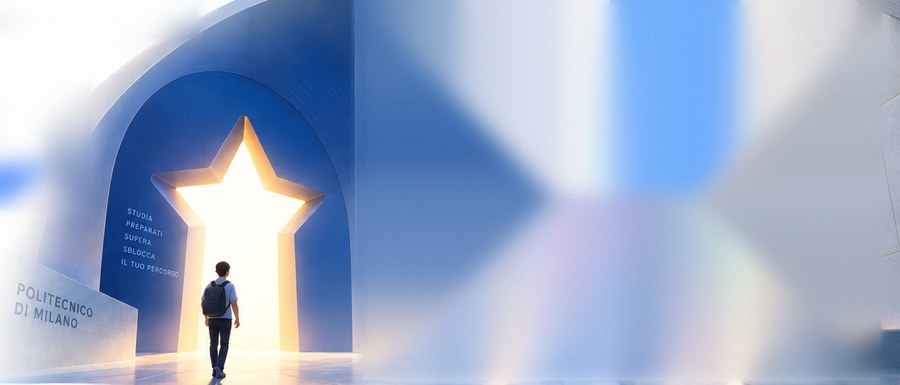
#> input picture OfaEnglish/strumenti/brand/schermate/p3/foto/45-hero.jpg, 900 x 385 px, given in place of 69B14B05-A388-40C2-A35E-FAA933D49A04.png, which was not available
$ python rifinisci.py
#> lines starting #> are read from the running program, lines starting #| are printed output that depends on the picture; after the words box and inside, x2 and y2 are one past the last pixel; in counts of white or black regions, pixels touching at a corner belong together; pictures that were not available may be replaced by others from this repository, and a replacement may not be noted
### OfaEnglish/strumenti/brand/logo/ottimizza.py
"""
Rifinisce i parametri del logo confrontando in continuazione il render con la reference.

Fasi:
  1. forme: piastrella e contorno della porta adattati alle maschere misurate sulla reference
     (sovrapposizione IoU, rasterizzazione rapida in Python);
  2. luce e colori: ogni parametro viene mosso, il logo reso in Chromium e confrontato con la
     reference; si tiene il passo solo se lo scarto scende (strategia evolutiva 1+1 con passo
     adattivo per parametro). L'errore è misurato sull'immagine intera e, per non far vincere
     le zone grandi, anche per regione (muro, pavimento, porta, fondo).

Ogni fase salva `storia.json` (lo scarto passo per passo), `parametri.json` e i confronti in
`confronti/` (reference | SVG | differenza), così si vede come il logo converge.

    python3 ottimizza.py              # tutte le fasi
    python3 ottimizza.py luce 3000    # solo luce e colori, 3000 prove
"""
from __future__ import annotations

import copy
import json
import math
import pathlib
import random
import sys
import time

import numpy as np
from PIL import Image, ImageDraw
from scipy import ndimage as ndi

QUI = pathlib.Path(__file__).resolve().parent
sys.path.insert(0, str(QUI.parent))
sys.path.insert(0, str(QUI))

from logo import LATO, PARAMETRI_INIZIALI, PARAMETRI, svg, carica  # noqa: E402
from render import Renderer, confronta  # noqa: E402

REFERENCE = QUI.parents[3] / "69B14B05-A388-40C2-A35E-FAA933D49A04.png"
CONFRONTI = pathlib.Path(__import__("os").environ.get("LOGO_CONFRONTI", QUI / "confronti"))
RIDOTTO = int(__import__("os").environ.get("LOGO_RIDOTTO", 314))  # lato del render durante l'ottimizzazione (1/4): veloce, abbastanza per luce e colori


def carica_reference():
    im = Image.open(REFERENCE).convert("RGB")
#> im is the input picture: PIL image 900x385 RGB; mean R, G, B 157.4, 174.1, 204.3
    a = np.asarray(im).astype(np.float64)
    R, G, B = a[..., 0], a[..., 1], a[..., 2]
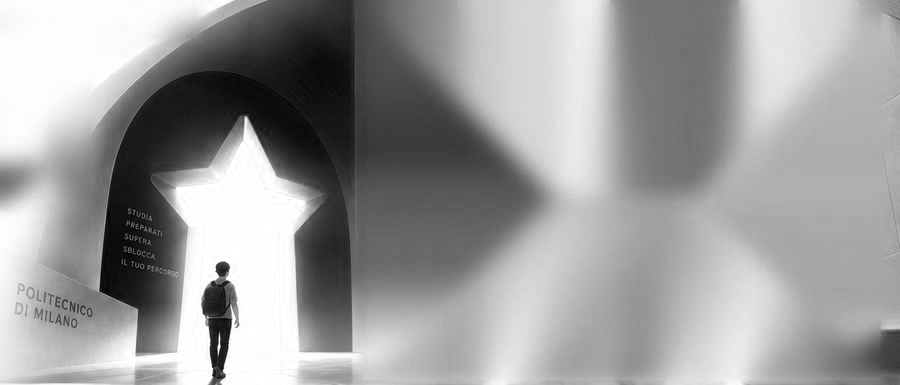
#> R: shape (385, 900) float64; min 0, max 255, mean 157.4
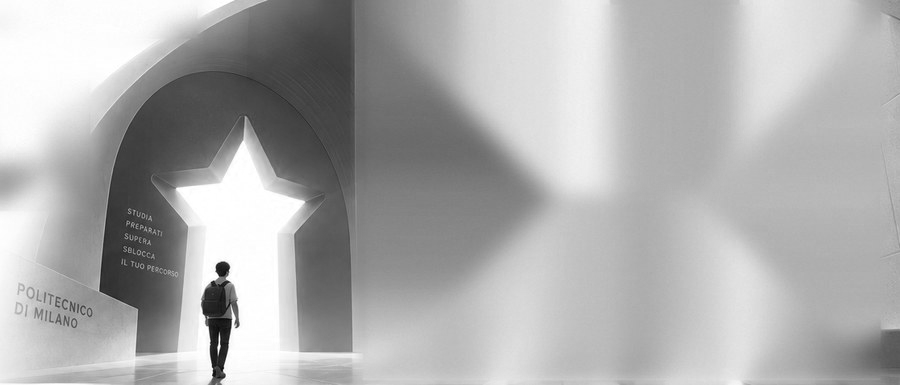
#> G: shape (385, 900) float64; min 5, max 255, mean 174.1
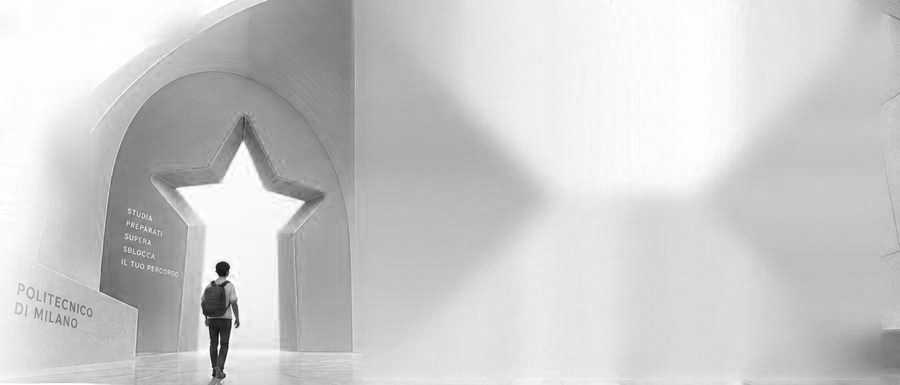
#> B: shape (385, 900) float64; min 0, max 255, mean 204.3
    blu = (B - R) > 50
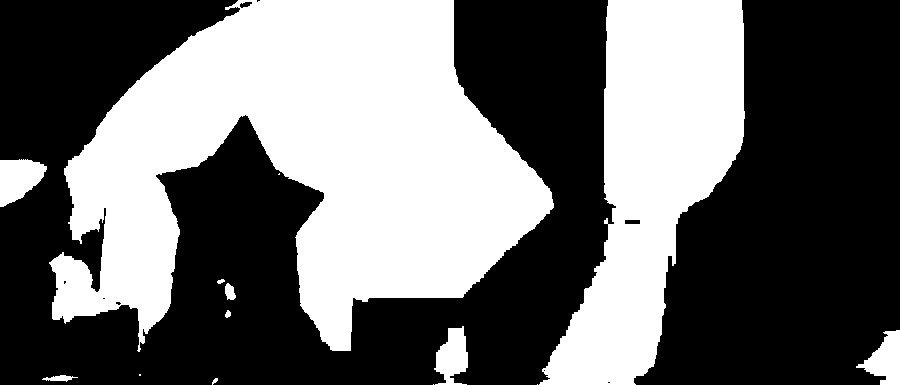
#> blu: shape (385, 900) bool; 41.9% white; 14 white regions (4 under 20 px), largest, box (x1, y1, x2, y2) and area: (49, 0, 554, 352) 98685, (539, 0, 745, 385) 42100, (0, 159, 47, 207) 1537
    piastrella = ndi.binary_fill_holes(ndi.binary_closing(blu, np.ones((15, 15))))
#> piastrella: shape (385, 900) bool; 41.1% white; 8 white regions (1 under 20 px), largest, box (x1, y1, x2, y2) and area: (49, 7, 554, 352) 98028, (542, 7, 745, 378) 40769, (434, 326, 468, 378) 1319
    porta = (~blu) & piastrella
#> porta: shape (385, 900) bool; 0.37% white; 56 white regions (41 under 20 px), largest, box (x1, y1, x2, y2) and area: (87, 265, 101, 292) 236, (99, 208, 106, 244) 96, (225, 7, 240, 17) 89
    porta[866:] = False
    porta = ndi.binary_opening(porta, np.ones((5, 5)))
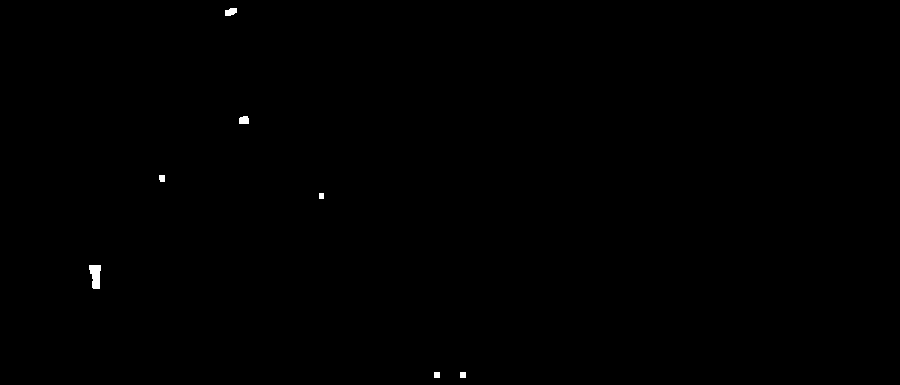
#> porta: shape (385, 900) bool; 0.15% white; 7 white regions, largest, box (x1, y1, x2, y2) and area: (89, 265, 101, 289) 218, (225, 8, 237, 16) 76, (239, 116, 249, 124) 73
    lab, n = ndi.label(porta)
#> lab: shape (385, 900) int32; 8 distinct labels, from 0 to 7
#> n = 7
    porta = lab == (1 + int(np.argmax(ndi.sum(porta, lab, range(1, n + 1)))))
#> porta: shape (385, 900) bool; 0.06% white; 1 white region, box (x1, y1, x2, y2) and area: (89, 265, 101, 289) 218
    return im, a, piastrella, porta


# ---------------------------------------------------------------- forme (fase 1)

# [38 lines left out: functions campiona_squircle, campiona_porta, rasterizza, not called in this run]


def iou(a, b):
    return (a & b).sum() / max(1, (a | b).sum())


# [106 lines left out: functions adatta, fase_forme, parametri_liberi, leggi, scrivi, not called in this run]


class Giudice:
    """Rende e misura. Pesa le regioni perché conti anche la porta, che è piccola ma è il logo."""

    # [12 lines left out: function __init__, not called in this run]

    def rendi(self, P, lato=RIDOTTO):
        s = svg(P).replace(f'width="{LATO}" height="{LATO}"', f'width="{lato}" height="{lato}"', 1)
        return np.asarray(self.r.svg(s, lato, lato, "white").convert("RGB")).astype(np.float64)

    # [102 lines left out: functions errore, salva_confronto, misura_facce, fase_luce, arrotonda_numeri, main, not called in this run]


# [2 lines that do not run on import are left out]

### OfaEnglish/strumenti/brand/logo/logo.py
"""
Il logo di AddiOFA — la porta a stella da cui entra la luce — costruito come scena 3D in SVG.

Niente ricalco: ogni pezzo è una forma geometrica con un nome e i suoi parametri, così il file
resta leggibile e modificabile a mano (colori, luce, profondità, raggio degli angoli).

La scena, in prospettiva centrale con punto di fuga V:
  1. ombra blu attorno alla piastrella, sul fondo bianco
  2. piastrella a angoli continui (squircle) che fa da cornice a tutto
  3. muro blu con la sua sfumatura e il riflesso della luce attorno alla porta
  4. pavimento, con il bagliore all'orizzonte e il fascio di luce che esce dalla porta
  5. porta a stella: vano luminoso in fondo e pareti interne (lo spessore del muro),
     ognuna con la sua sfumatura dalla luce (in fondo) al bordo (davanti)
  6. filo di luce sul bordo del taglio e bagliore che trabocca dal vano

Il punto di partenza e i numeri sono misurati sulla reference; `ottimizza.py` li rifinisce
confrontando in continuazione il render con l'immagine originale.

Versione misurata (`rifinisci.py`): la geometria resta quella della scena (contorno del taglio,
vano, soglia, linea curva tra muro e pavimento, tutti con i loro vertici e raggi), mentre la luce
di muro, pavimento, pareti del taglio e vano è una "maglia di sfumature": una griglia di nodi
colorati interpolata in modo bilineare, fatta con semplici sfumature lineari e maschere SVG.
Quando una zona ha la sua maglia, le sfumature disegnate a mano di quella zona non si disegnano
(restano nei parametri come versione "modello"). Sopra: filo di luce del taglio, bordo in rilievo
della piastrella e grana del materiale. Le varianti di colore si fanno con `ricolora_logo.py`.
"""
from __future__ import annotations

import json
import math
import pathlib

QUI = pathlib.Path(__file__).resolve().parent
import sys  # noqa: E402
sys.path.insert(0, str(QUI.parent))
from maglia import maglia_svg, righe_maglia  # noqa: E402,F401
LATO = 1254

# Vertici della porta sul muro, in senso orario dalla punta in alto (misurati sulla reference).
# P4 e P5 sono gli stipiti che arrivano al pavimento: lì la stella diventa porta.
NOMI_VERTICI = ["punta_alto", "incavo_dx", "punta_dx", "incavo_basso_dx", "stipite_dx",
                "stipite_sx", "incavo_basso_sx", "punta_sx", "incavo_sx"]
NOMI_FACCE = ["alto_dx", "braccio_dx_sopra", "braccio_dx_sotto", "stipite_dx",
              "soglia", "stipite_sx", "braccio_sx_sotto", "braccio_sx_sopra", "alto_sx"]

PARAMETRI_INIZIALI = {
    "piastrella": {"x0": 68.0, "y0": 69.0, "x1": 1186.0, "y1": 1187.0, "raggio": 262.0, "continuita": 0.78},
    "ombra": {"colore": [70, 120, 225], "opacita": 0.30, "sfocatura": 26.0, "dy": 10.0, "allarga": 6.0},
    "fondo": [253, 254, 253],
    "orizzonte": 866.0,
    # il muro è curvo: la linea dove incontra il pavimento si piega (scarto in px a sinistra, al centro, a destra)
    "curva": {"sx": 6.0, "mezzo": 0.0, "dx": -4.0},
    "muro": {
        "da": [2, 22, 72], "a": [36, 116, 232], "angolo": -40.0, "centro": 0.55, "meta": [12, 60, 160],
        "riflesso": {"colore": [70, 110, 200], "opacita": 0.45, "cx": 627.0, "cy": 560.0, "r": 420.0},
        # curvatura: il centro del muro sta più avanti, i lati si piegano indietro e prendono meno luce
        "curvatura": {"colore": [0, 10, 40], "ombra_sx": 0.35, "ombra_dx": 0.25, "centro": 0.52},
    },
    "pavimento": {
        "vicino": [60, 90, 170], "lontano": [8, 44, 125], "lato": [3, 30, 95],
        "bagliore": {"colore": [255, 214, 150], "opacita": 0.85, "cx": 622.0, "cy": 872.0, "rx": 420.0, "ry": 70.0},
        "fascio": {"colore": [255, 222, 170], "opacita": 0.80, "sx": 150.0, "dx": 1080.0, "sfocatura": 40.0,
                   "fine": [150, 140, 190], "fine_opacita": 0.35},
        "penombra": {"colore": [200, 180, 200], "opacita": 0.35, "sx": -150.0, "dx": 1400.0, "sfocatura": 70.0},
        "ambiente": {"colore": [120, 140, 210], "opacita": 0.25},
        # pavimento lucido: riflette muro e porta, schiacciati e sfocati, sempre meno man mano che ci si allontana
        "specchio": {"opacita": 0.55, "schiaccia": 0.9, "sfocatura": 6.0, "fine": 0.0, "distanza": 320.0},
        # raggi di luce che escono dalla porta: bordo alto sull'orizzonte, bordo basso in fondo alla piastrella
        "raggi": [
            {"alto": [470.0, 820.0], "basso": [350.0, 960.0], "colore": [253, 224, 160], "opacita": 0.55, "sfocatura": 25.0},
            {"alto": [760.0, 830.0], "basso": [860.0, 960.0], "colore": [253, 198, 130], "opacita": 0.45, "sfocatura": 15.0},
            {"alto": [440.0, 560.0], "basso": [330.0, 470.0], "colore": [192, 160, 168], "opacita": 0.35, "sfocatura": 25.0},
            {"alto": [620.0, 760.0], "basso": [600.0, 860.0], "colore": [253, 224, 160], "opacita": 0.30, "sfocatura": 20.0},
        ],
    },
    "porta": {
        "vertici": [[631, 271], [743, 471], [948, 520], [818, 676], [827, 866],
                    [416, 866], [429, 678], [310, 516], [502, 478]],
        "raggio": 16.0, "fuga": [640.0, 660.0], "profondita": 0.70, "spostamento": [0.0, 0.0],
        "vano": {"centro": [255, 253, 240], "bordo": [255, 238, 190], "r": 330.0},
        # per ogni faccia: colore verso il fondo (luce) e verso il muro (davanti)
        "facce": {
            "alto_dx": [[255, 228, 160], [220, 150, 90]],
            "braccio_dx_sopra": [[255, 232, 170], [214, 160, 110]],
            "braccio_dx_sotto": [[255, 220, 150], [230, 160, 100]],
            "stipite_dx": [[255, 215, 140], [235, 170, 110]],
            "soglia": [[255, 240, 200], [245, 205, 150]],
            "stipite_sx": [[255, 215, 140], [225, 160, 110]],
            "braccio_sx_sotto": [[255, 220, 150], [215, 150, 100]],
            "braccio_sx_sopra": [[255, 232, 170], [200, 150, 120]],
            "alto_sx": [[255, 228, 160], [205, 150, 110]],
        },
        # seconda sfumatura lungo ogni parete (da un vertice all'altro): colore e opacità
        "lungo": {nome: [[255, 240, 200], 0.0] for nome in NOMI_FACCE},
        "morbidezza": 3.0,  # sfocatura del bordo del vano: in fondo la luce non ha un bordo netto
        "smussatura": 4.0,  # gli spigoli tra le pareti interne sono curvi, non netti
        "filo": {"colore": [160, 180, 235], "opacita": 0.55, "spessore": 3.0,
                 # quanto si vede il filo su ogni lato del taglio (0-1), nell'ordine delle pareti
                 "lati": {nome: 1.0 for nome in NOMI_FACCE}},
        "trabocco": {"colore": [255, 230, 170], "opacita": 0.35, "sfocatura": 28.0},
    },
}


def esa(c) -> str:
    return "#%02x%02x%02x" % tuple(max(0, min(255, int(round(v)))) for v in c)


def f(v: float) -> str:
    return f"{v:.1f}".rstrip("0").rstrip(".")


# [44 lines left out: functions squircle, arrotonda, orizzonte_d, not called in this run]


def verso_fuga(p, V, s, spost=(0.0, 0.0)):
    return (V[0] + (p[0] - V[0]) * s + spost[0], V[1] + (p[1] - V[1]) * s + spost[1])


# [405 lines left out: functions proietta_stella, gradiente, riempi, poligoni_pareti, svg, not called in this run]


def _unisci(base, salvati):
    """I parametri salvati vincono; quelli nuovi del modello prendono il valore iniziale."""
    if isinstance(base, dict) and isinstance(salvati, dict):
        return {k: _unisci(base[k], salvati[k]) if k in salvati else base[k] for k in base} | \
               {k: v for k, v in salvati.items() if k not in base}
    return salvati


PARAMETRI = pathlib.Path(__import__("os").environ.get("LOGO_PARAMETRI", QUI / "parametri.json"))


def carica(percorso: pathlib.Path | None = None) -> dict:
    percorso = percorso or PARAMETRI
    iniziali = json.loads(json.dumps(PARAMETRI_INIZIALI))
    if percorso.exists():
        return _unisci(iniziali, json.loads(percorso.read_text()))
#> (reads OfaEnglish/strumenti/brand/logo/parametri.json from the repository)
    return iniziali


# [2 lines that do not run on import are left out]

### OfaEnglish/strumenti/brand/logo/rifinisci.py
"""
Rifinitura "misurata" del logo: invece di cercare a caso, legge la reference e ricava direttamente
le forme e le sfumature, così i bordi restano netti come nell'originale.

  1. contorni: il bordo esterno del taglio e il bordo del vano luminoso vengono ricavati dal
     contorno delle due maschere (una retta per lato, gli spigoli dove le rette si incontrano);
  2. pareti: per ogni parete interna della stella si cerca la direzione e i colori della sfumatura
     lineare che meglio riproduce i suoi pixel (minimi quadrati, 6 fermate);
  3. vano: parete di fondo e pavimento di fondo, ognuno con la sua sfumatura;
  4. luce sul pavimento: la stella proiettata sul pavimento da una luce dietro il muro (prospettiva
     vera: camera, muro, luce); si adattano posizione della luce e della camera alla forma della
     chiazza di luce nella reference.

    python3 strumenti/brand/logo/rifinisci.py
"""
from __future__ import annotations

import json
import math
import sys

import numpy as np
from PIL import Image, ImageDraw
from scipy import ndimage as ndi

from ottimizza import carica_reference, adatta, iou, arrotonda_numeri, PARAMETRI as P_FILE
from logo import carica, NOMI_FACCE, LATO
from maglia import adatta_maglia

import cv2


# [183 lines left out: functions contorno, retta, incrocio, adatta_poligono, _adatta_poligono, maschera_poligono and 5 more, not called in this run]


def main():
    im, a, m_piastrella, m_porta = carica_reference()
    P = carica()
    po = P["porta"]
    R, G, B = a[..., 0], a[..., 1], a[..., 2]
    # il taglio: la maschera della reference scarta le pareti illuminate di blu (lato sinistro).
    # Il bordo vero è il salto più netto tra muro e parete: spartiacque (watershed) sul gradiente,
    # partendo dal muro lontano dalla stella e dalle zone sicuramente dentro la stella.
    from skimage.filters import sobel
    from skimage.segmentation import watershed
    liscia = ndi.gaussian_filter(a, (1.0, 1.0, 0))
    bordo = sum(sobel(liscia[..., c]) for c in range(3))
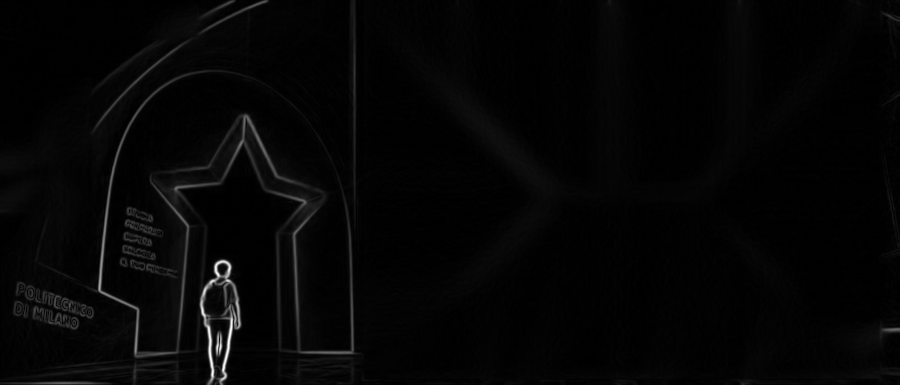
#> bordo: shape (385, 900) float64; min 0, max 290.1, mean 6.5; drawn with min black and max white
    semi = np.zeros(R.shape, np.int32)
    semi[~ndi.binary_dilation(m_porta, iterations=25)] = 1
    semi[ndi.binary_erosion(m_porta, iterations=12)] = 2
    semi[870:] = 1
    m_porta = watershed(bordo, semi) == 2
#> m_porta: shape (385, 900) bool; every value is 0
    m_porta = ndi.binary_fill_holes(ndi.binary_opening(m_porta, np.ones((3, 3))))
    # vano: la luce piena, crema chiaro (le pareti sono più arancio: B molto più basso)
    vano = (R > 238) & (G > 228) & (B > 180)
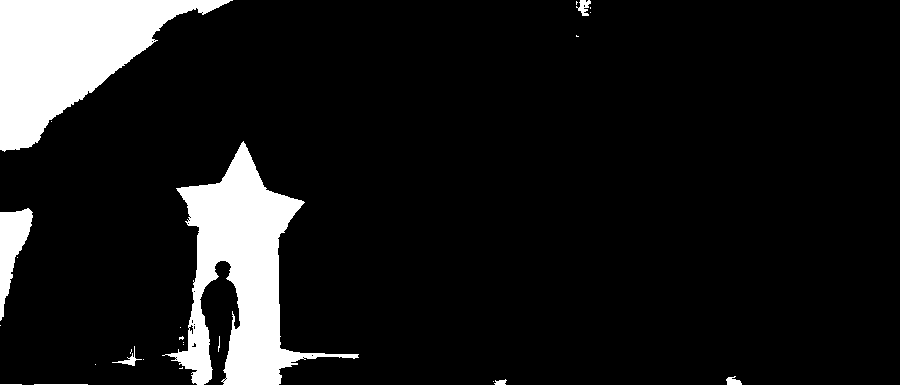
#> vano: shape (385, 900) bool; 10.5% white; 26 white regions (17 under 20 px), largest, box (x1, y1, x2, y2) and area: (162, 141, 359, 385) 17057, (0, 0, 233, 152) 16863, (0, 208, 33, 321) 1815
    vano &= ndi.binary_dilation(m_porta, iterations=2)
    vano[870:] = False
    vano = ndi.binary_opening(vano, np.ones((5, 5)))
    lab, n = ndi.label(vano)
#> lab: shape (385, 900) int32; every value is 0
#> n = 0
#> (the run stopped early here; a loop or call above may not have finished)
